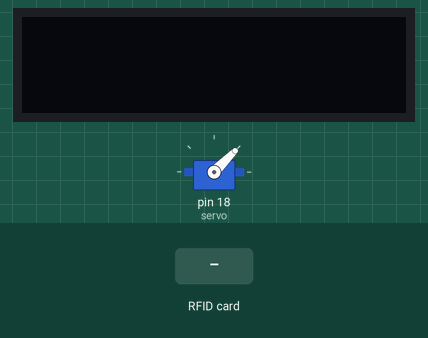
The program below on a simulated Raspberry Pi (header pin numbers). On the bench: 128×32 one-colour display, servo. The inputs (shaded band) are chosen by the test bench. The RFID card's data blocks start empty; servo angles are drawn from the pulse width (0.5 ms = 0°, 2.5 ms = 180°); what the program prints to the terminal is not drawn. At 7.4 s the program stops and its outputs stay as they are.

Above: at 1.2 s.
1.3 s: RFID card 53 2F A4 F5 held to the reader
At 2.4 s:
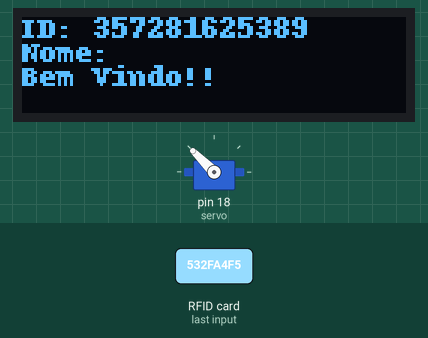
At 4.7 s:
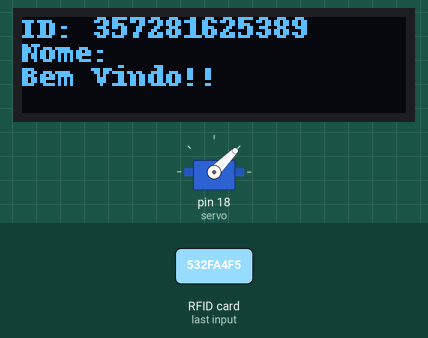
Timing chart, 0 to 6.2 s (numbered marks = the images above; inputs shaded):
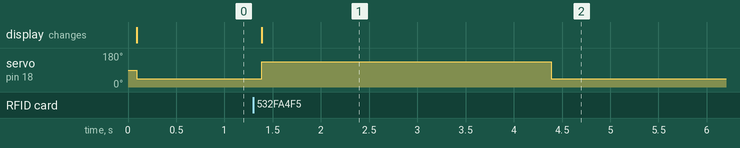

Measured:
- after the input at 1.3 s, servo on pin 18 (servo): 45° → 135° after 0.09 s, → 45° 3.0 s later; the display: changes after 0.09 s (image 1)

The program:

rfid_read.py
```python
import RPi.GPIO as GPIO
from mfrc522 import SimpleMFRC522
from gpiozero import AngularServo
from time import sleep
import Adafruit_GPIO.SPI as SPI
import Adafruit_SSD1306
import subprocess
from PIL import Image
from PIL import ImageDraw
from PIL import ImageFont

#config oled

RST = None
DC=23
SPI_PORT =0
SPI_device=0
disp = Adafruit_SSD1306.SSD1306_128_32(rst=RST)
disp.begin()
disp.clear()
disp.display()
width=disp.width
height=disp.height
image=Image.new('1',(width,height))
draw=ImageDraw.Draw(image)
draw.rectangle((0,0,width,height),outline=0,fill=0)
padding=-2
top = padding
bottom=height-padding
x=0
font = ImageFont.load_default()

#

reader = SimpleMFRC522()
servo = AngularServo(18, min_angle=-90, max_angle=90)
try:
        servo.angle=-90
        id, texto = reader.read()
        if (id == 357281625389 or id == 183838561683):
                draw.text((x,top), "ID: " + str(id), font=font, fill=255)
                draw.text((x,top+8),"Nome: " +str(texto),font=font,fill=255)
                draw.text((x,top+16), "Bem Vindo!!", font=font, fill=255)
                disp.image(image)
                disp.display()
                servo.angle=90
                sleep(3)
                servo.angle=-90
                sleep(3)
        else:
                draw.text((x,top), "Acesso negado!", font=font, fill=255)
                disp.image(image)
                disp.display()
        print(id)
        print(texto)
finally:
        GPIO.cleanup()
```
